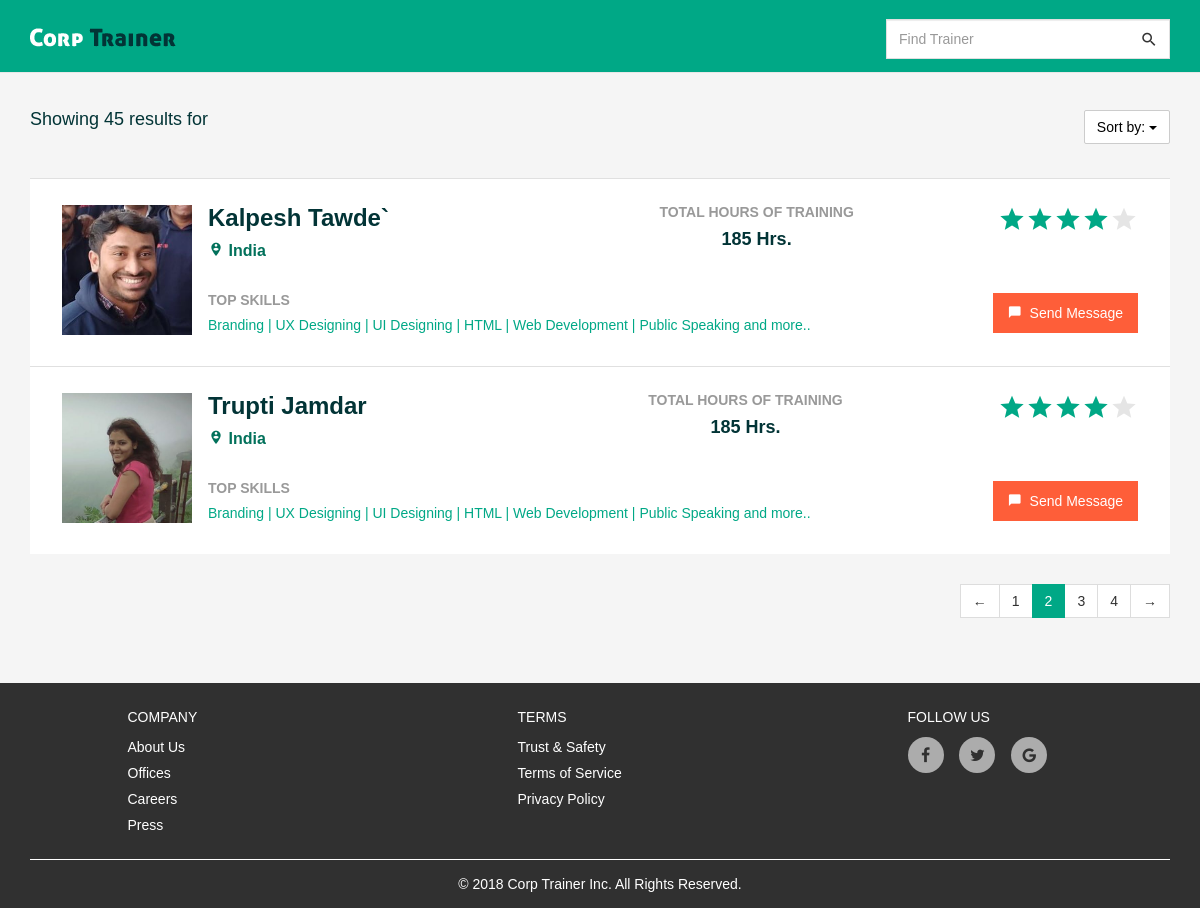
The app's page /trainer/listing/ with its own data.
### trainer/models.py (models this page shows, shortened)
class Profile(models.Model):
    user = models.ForeignKey(User, on_delete=models.CASCADE)
    country = models.CharField(max_length=100, null=True)
    photo = models.FileField(null=True, default="default_user.png", blank=True)
    rating = models.FloatField(null=True, blank=True)
    phone = models.CharField(max_length=20, null=True)
    availability = models.CharField(max_length=20, null=True, blank=True)
    website = models.CharField(max_length=200, null=True, blank=True)
    address = models.CharField(max_length=500, null=True, blank=True)
    birth_date = models.DateField(null=True)
    gender = models.CharField(max_length=10, null=True)

### trainer/views.py (the view)
class ListingView(generic.ListView):
    template_name = 'trainer/user_listing.html'
    model = Profile
    def get_queryset(self):
        queryset = super(ListingView, self).get_queryset().prefetch_related("user")
        if 'search' in self.request.GET:
            queryset = queryset.filter(
                Q(first_name__contains=self.request.GET['search']) |
                Q(last_name__contains=self.request.GET['search'])
            )
        return queryset
    def get_context_data(self, **kwargs):
        context = super(ListingView, self).get_context_data(**kwargs)
        context['search'] = self.request.GET.get('search', 'give-default-value')
        context['form'] = SearchForm()
        return context

### trainer/forms.py
class SearchForm(forms.Form):
    search = forms.CharField(
        max_length=20,
        widget=forms.TextInput(
            attrs={
                'class': 'form-control searchbox',
                'name': 'search',
                'placeholder': 'Find Trainer'
            }
        ),
        required=False
    )

### trainer/templates/trainer/user_listing.html (shortened to what this page needs)
{% extends 'trainer/base.html' %}
{% load static %}
{% block body %}
<div class="container">
  <div class="middle-section">
  <div class="search-result-header">
  	<h4>Showing 45 results for <strong>{{ request.GET.search }}</strong></h4>
  	<div class="pull-right dropdown-cntnr">
  		<div class="dropdown">
		  <button class="btn btn-default dropdown-toggle white-drop" type="button" data-toggle="dropdown"><span id="selected">Sort by:</span>
		  <span class="caret"> </span>
		</button>
		</div>
  	</div>
  </div>
  <div class="profile-listing">
  	<ul type="none">
		{% for profile in object_list %}
  			<li class="profile-result">
  			<a href={% url 'trainer:detail' profile.id %}>
  				<div class="table-responsive">
  				<table class="table table-default table-borderless-border">
  				<tr>
  					<td rowspan= "2" width="140px">
  						<div class="result-pic" style="background-image: url({{profile.photo.url}});"></div>
  					</td>
  					<td>
  						<div class="heading-text name-section">
							<h3>{{profile.user.first_name}} {{profile.user.last_name}}</h3>
							<h5><i class="icon-person_pin_circle"></i> {{profile.country}}</h5>
						</div>
  					</td>
  					<td class="text-center">
  						<div class="hours-training">
							<h5>TOTAL HOURS OF TRAINING</h5>
							<h4>185 Hrs.</h4>
						</div>
  					</td>
  					<td class="text-right">
  						<div class="ratings absolute-ratings">
				<ul class="star-container" type="none">
                		<li><i class="icon-star star-filled"></i></li><li><i class="icon-star star-filled"></i></li><li><i class="icon-star star-filled"></i></li><li><i class="icon-star star-filled"></i></li><li><i class="icon-star"></i></li>
                	</ul>
                </div>
  					</td>
  				</tr>
  				<tr>
  					<td colspan="2">
  						<div class="table-skills">
							<h5>TOP SKILLS</h5>
							<div class="table-skill-listing">Branding  |  UX Designing  |  UI Designing  |  HTML  |  Web Development  |  Public Speaking and more..   </div>
						</div>
  					</td>
  					<td class="text-right">
  						<button class="btn btn-message">
			    			<i class="icon-chat_bubble"></i>&nbsp; Send Message
			    		</button>
			    	</td>
  				</tr>
  			</table>
  		</div>
  		</li>
		{% endfor %}
  	</ul>
  </div>
  <div class="text-right">
	<ul class="pagination corp-pagination">
    <li><a href="#">←</a></li>
    <li><a href="#">1</a></li>
    <li class="active"><a href="#">2</a></li>
    <li><a href="#">3</a></li>
    <li><a href="#">4</a></li>
    <li><a href="#">→</a></li>
  </ul>
</div>
</div>
</div>
{% endblock %}

### trainer/static/trainer/css/corporate.css (style rules this page uses)
* { font-family: 'gotham', sans-serif; }
html { height: 100%; }
body { margin-top: 70px; height: 100%; background-color: #f5f5f5; }
.searchbox { border-width: 1px; border-color: rgb(224, 224, 224); border-style: solid; background-color: rgb(255, 255, 255); border-radius: 0; position: relative; height: 40px; min-width: 284px; padding-right: 35px; }
.middle-section { padding-top: 40px; margin-bottom: 40px; }
.ratings ul.star-container { padding-left: 0; }
.ratings ul.star-container li { display: inline-block; }
.ratings ul.star-container li i { font-size: 32px; color: #e5e5e5; }
.ratings ul.star-container li i.star-filled { color: #00a886; }
.heading-text { margin-bottom: 32px; }
.heading-text h3 { margin-top: 0; color: #023436; font-weight: 600; }
.heading-text h5 { color: #02715b; font-weight: 600; font-size: 16px; }
button.btn-message { background-color: #fe5e39; color: #fff; border-radius: 0; padding: 9px 14px; transition: 0.4s; }
.white-drop { text-align: center; background: #fff; color: #000; border: 1px solid #ccc; box-shadow: none; border-radius: 2px; }
.search-result-header { margin-bottom: 40px; }
.search-result-header h4 { color: #023436; display: inline-block; margin: 0; margin-bottom: 8px; }
.profile-listing ul { padding-left: 0; }
.profile-listing ul li.profile-result { background-color: #fff; padding: 18px 24px; border-top: 1px solid #e0e0e0; }
.profile-listing ul li.profile-result a { text-decoration: none; }
.profile-listing ul li.profile-result div.result-pic { height: 130px; width: 130px; background-position: center; background-size: cover; display: inline-block; }
.hours-training { text-align: center; }
.hours-training h5 { color: #999; font-weight: 700; margin-top: 0; margin-bottom: 4px; font-size: 14px; }
.hours-training h4 { color: #023436; font-weight: 700; }
.absolute-ratings i { font-size: 28px !important; }
.table-borderless-border, .table-borderless-border tr td { border: none !important; margin-bottom: 0; }
.table-borderless-border td { table-layout: fixed; }
.table-skills h5 { color: #999; font-weight: 700; margin-top: 0; margin-bottom: 6px; font-size: 14px; }
.table-skills .table-skill-listing { font-size: 14px; color: #00a886; }
.name-section { margin-bottom: 0; }
ul.corp-pagination>.active>a, ul.corp-pagination>.active>a:focus, ul.corp-pagination>.active>a:hover, ul.corp-pagination>.active>span, ul.corp-pagination>.active>span:focus, ul.corp-pagination>.active>span:hover { background-color: #00a886; border-color: #00a886; }
ul.corp-pagination li a { color: #303030; }
ul.corp-pagination>li:first-child>a, ul.corp-pagination>li:first-child>span, ul.corp-pagination>li:last-child>a, ul.corp-pagination>li:last-child>span { border-radius: 0; }

### trainer/static/trainer/css/style.css (style rules this page uses)
[class^="icon-"], [class*=" icon-"] { font-family: 'corptrainer' !important; speak: none; font-style: normal; font-weight: normal; font-variant: normal; text-transform: none; line-height: 1; -webkit-font-smoothing: antialiased; -moz-osx-font-smoothing: grayscale; }
.icon-chat_bubble:before { content: "\43"; }
.icon-star:before { content: "\73"; }
.icon-person_pin_circle:before { content: "\4c"; }

### records on screen
Profile: photo (picture), user.first_name "Kalpesh", user.last_name "Tawde`", country "India"
Profile: photo (picture), user.first_name "Trupti", user.last_name "Jamdar", country "India"
